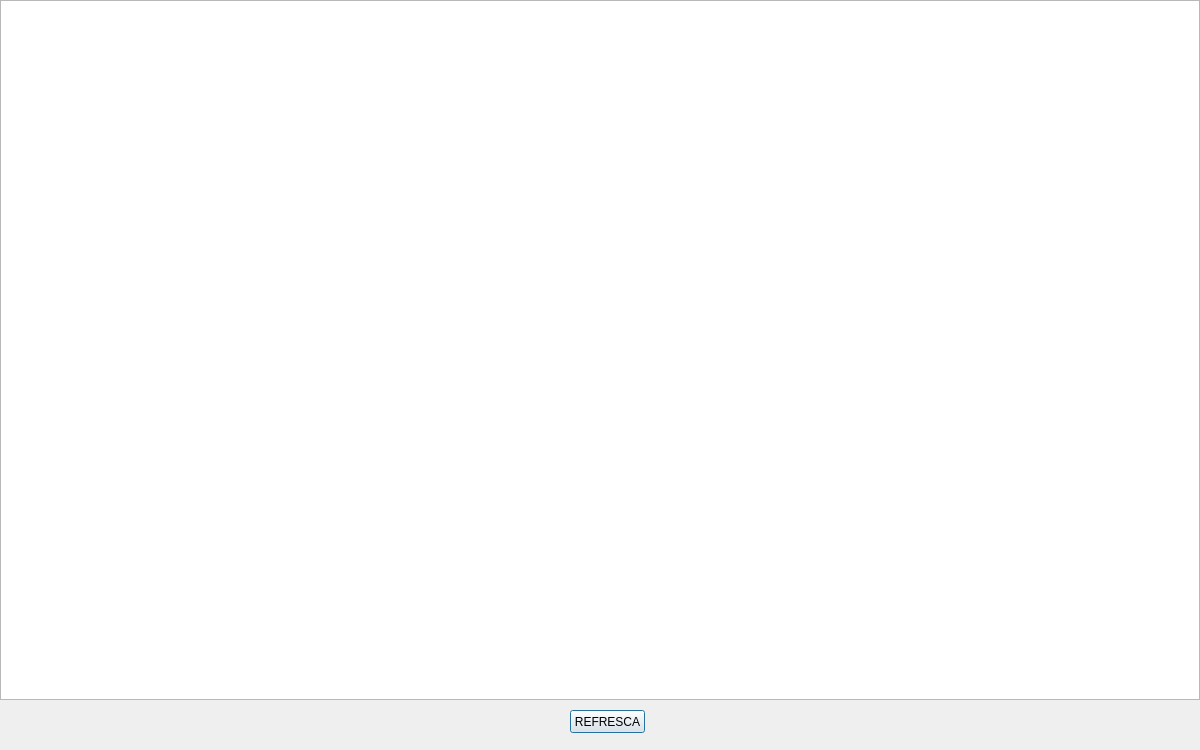
<?xml version="1.0" encoding="UTF-8"?>
<ui version="4.0">
 <class>TestClases</class>
 <widget class="QDialog" name="TestClases">
  <property name="geometry">
   <rect>
    <x>0</x>
    <y>0</y>
    <width>1200</width>
    <height>750</height>
   </rect>
  </property>
  <property name="windowTitle">
   <string>Dialog</string>
  </property>
  <widget class="QListWidget" name="listWidget">
   <property name="geometry">
    <rect>
     <x>0</x>
     <y>0</y>
     <width>1200</width>
     <height>700</height>
    </rect>
   </property>
  </widget>
  <widget class="QPushButton" name="pushButton">
   <property name="geometry">
    <rect>
     <x>570</x>
     <y>710</y>
     <width>75</width>
     <height>23</height>
    </rect>
   </property>
   <property name="text">
    <string>REFRESCA</string>
   </property>
  </widget>
 </widget>
 <resources/>
 <connections/>
</ui>
